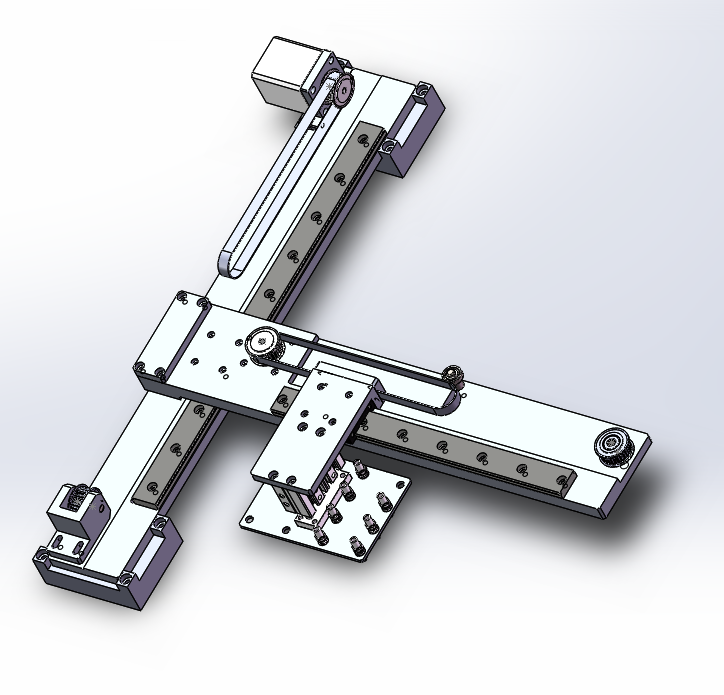
//> input picture opencvstudy/8-1/8-1/8-1/1.jpg, 724 x 695 px
$ ./main   (built with g++ and OpenCV 4)
//> lines starting //> are read from the running program, lines starting //| are printed output that depends on the picture; after the words box and inside, x2 and y2 are one past the last pixel; in counts of white or black regions, pixels touching at a corner belong together
#include"opencv2/highgui/highgui.hpp"
#include"opencv2/imgproc/imgproc.hpp"
#include<iostream>
#include<vector>

using namespace cv;
using namespace std;

#define WINDOW_NAME1 "origin windows"
#define WINDOW_NAME2 "result windows"

Mat g_srcImage; Mat g_grayImage;
int g_nThresh = 50;
int g_maxThresh = 255;
RNG g_rng(12345);
Mat srcImage_copy = g_srcImage.clone();
Mat g_thresholdImage_output;
vector<vector<Point>> g_vContours;
vector<Vec4i> g_vHierarchy;

void on_ThreshChange(int, void *);

int main()
{
	g_srcImage = imread("1.jpg", 1);
//> g_srcImage is the input picture: 695 rows x 724 cols, CV_8UC3; mean B, G, R 221, 217.3, 215.4
	cvtColor(g_srcImage, g_grayImage, COLOR_BGR2GRAY);
	blur(g_grayImage, g_grayImage, Size(3, 3));
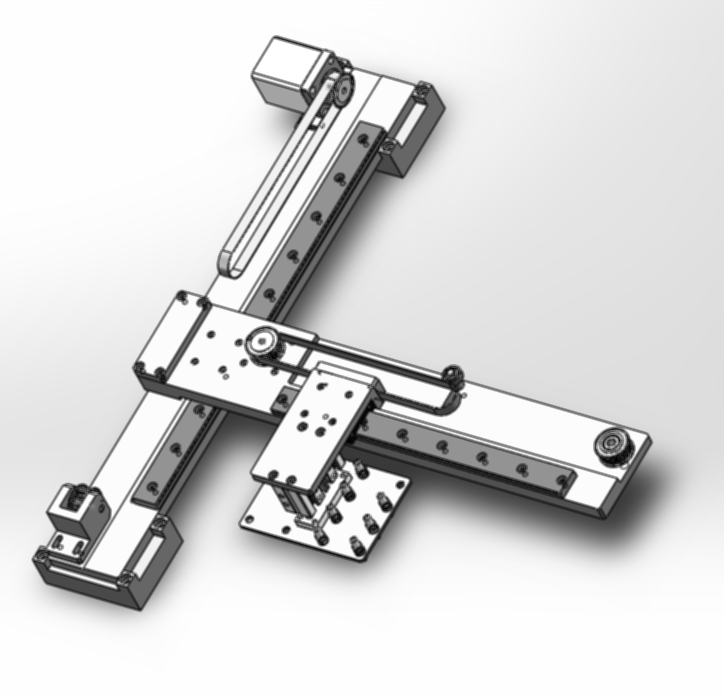
//> g_grayImage: 695 rows x 724 cols, CV_8UC1; min 0, max 255, mean 217.1
	namedWindow(WINDOW_NAME1, WINDOW_AUTOSIZE);
	imshow(WINDOW_NAME1, g_srcImage);

	createTrackbar("value:",WINDOW_NAME1,&g_nThresh,g_maxThresh,on_ThreshChange);
	on_ThreshChange(0, 0);
	waitKey(0);
	return(0);
}

void on_ThreshChange(int, void *)
{
	threshold(g_grayImage, g_thresholdImage_output, g_nThresh, 255, THRESH_BINARY);
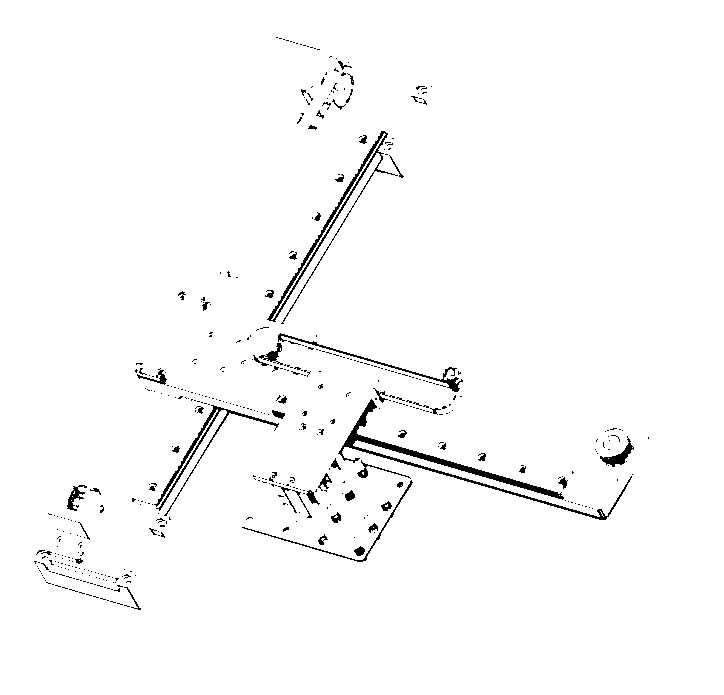
//> g_thresholdImage_output: 695 rows x 724 cols, CV_8UC1; 98% white; 490 black regions (434 under 20 px)
	findContours(g_thresholdImage_output, g_vContours, g_vHierarchy, RETR_TREE, CHAIN_APPROX_SIMPLE, Point(0, 0));
//> g_vContours = 695 contours, 608 with area under 20; largest, box (x1, y1, x2, y2) and area: (0, 0, 724, 695) 501762, (337, 398, 633, 521) 3054, (266, 130, 396, 323) 1871, (153, 404, 280, 512) 1200, (277, 332, 464, 393) 820; g_vHierarchy = 695 items, first 8: [-1, -1, 1, -1], [2, -1, -1, 0], [3, 1, -1, 0], [4, 2, -1, 0], [5, 3, -1, 0], [6, 4, -1, 0], [7, 5, -1, 0], [8, 6, -1, 0]
	vector<vector<Point>>hull(g_vContours.size());
//> hull = 695 empty contours
	for (unsigned int i = 0; i < g_vContours.size(); i++)
	{
		convexHull(Mat(g_vContours[i]), hull[i], false);
	}
//> after the loop, hull = 695 contours, 597 with area under 20; largest, box (x1, y1, x2, y2) and area: (0, 0, 724, 695) 501762, (337, 398, 633, 521) 16508, (241, 479, 414, 563) 6425, (266, 130, 396, 323) 4910, (153, 404, 280, 512) 4874

	Mat drawing = Mat::zeros(g_thresholdImage_output.size(), CV_8UC3);
	for (unsigned int i = 0; i < g_vContours.size(); i++)
	{
		Scalar color = Scalar(g_rng.uniform(0, 255), g_rng.uniform(0, 255), g_rng.uniform(0, 255));
		drawContours(drawing, hull, i, color,1,8,vector<Vec4i>(),0,Point() );
	}
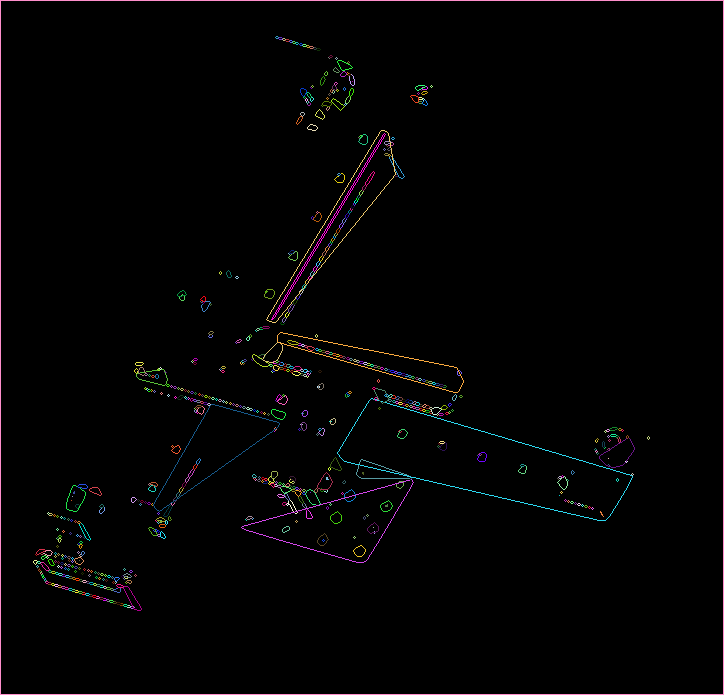
//> drawing: 695 rows x 724 cols, CV_8UC3; mean B, G, R 3.3, 3, 3.7
	imshow(WINDOW_NAME2, drawing);
}
